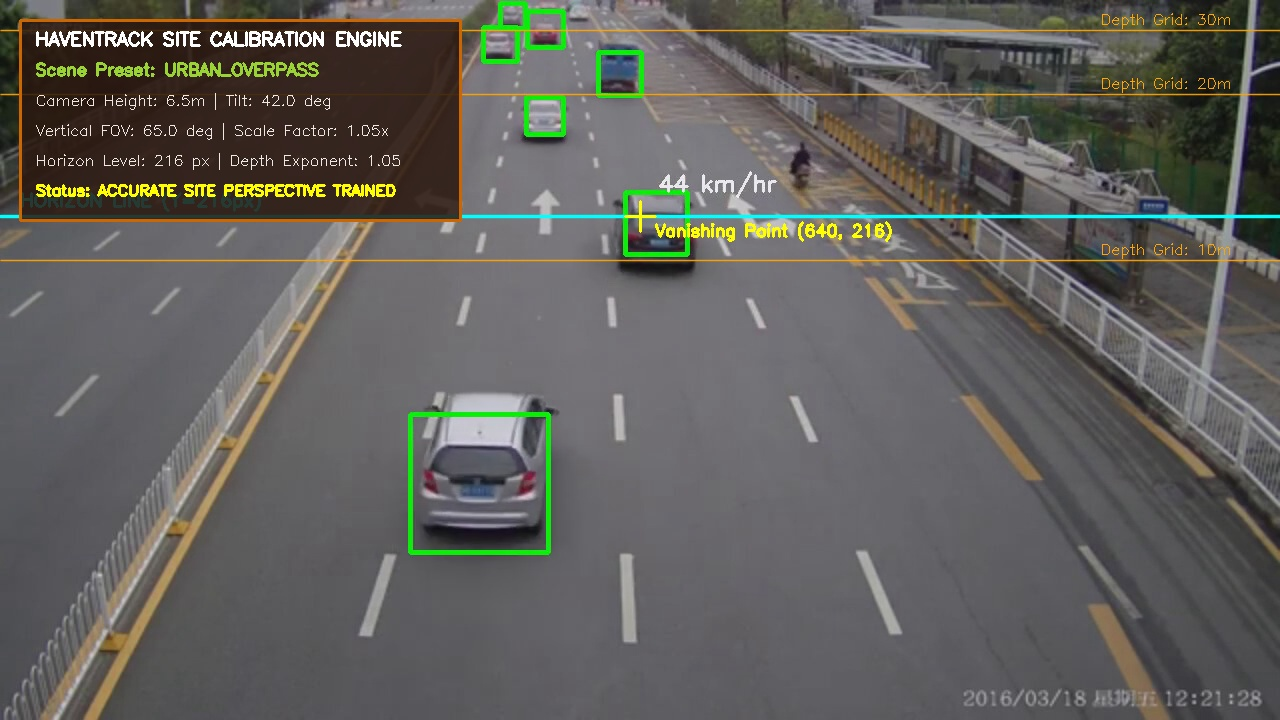
#> input picture storage/site_calibration_diagnostic.jpg, 1280 x 720 px
$ python -i speed_calculator.py   (imports and definitions only)
#> lines starting #> are read from the running program, lines starting #| are printed output that depends on the picture
#> further down, picture is the input picture: shape (720, 1280, 3); mean B, G, R 91.5, 95.7, 96.8
# backend/app/ai_pipeline/speed_calculator.py

import math
from typing import List, Dict, Any, Optional

import cv2
import numpy as np

# Standard ISO real-world physical vehicle dimensions (meters)
VEHICLE_DIMENSIONS = {
    "car": {"width": 1.85, "length": 4.50},
    "motorcycle": {"width": 0.85, "length": 2.10},
    "truck": {"width": 2.45, "length": 6.50},
}

# Default fallback meters per pixel scale
DEFAULT_METERS_PER_PIXEL = 0.045

DEFAULT_CAMERA_CALIBRATION = {
    "camera_height_m": 3.5,
    "camera_tilt_deg": 30.0,
    "fov_deg": 55.0,
    "scale_correction": 1.0,
    "preset": "auto",
}


def detect_vanishing_point_and_horizon(frame: any) -> float:
    """
    Method 1: Automatic Road Vanishing Point (VP) & Horizon Line Detection.
    Analyzes road edge lines using OpenCV Canny + Probabilistic Hough Lines (HoughLinesP),
    filters out non-road horizontal noise, and computes weighted lane intersection horizon.
    """
    if frame is None or not isinstance(frame, np.ndarray):
        return 162.0  # Default 0.30 * 540 fallback

    height, width = frame.shape[:2]
#> height = 720; width = 1280
    if height <= 0 or width <= 0:
        return 162.0

    try:
        # 1. Convert to grayscale and blur
        gray = cv2.cvtColor(frame, cv2.COLOR_BGR2GRAY) if len(frame.shape) == 3 else frame
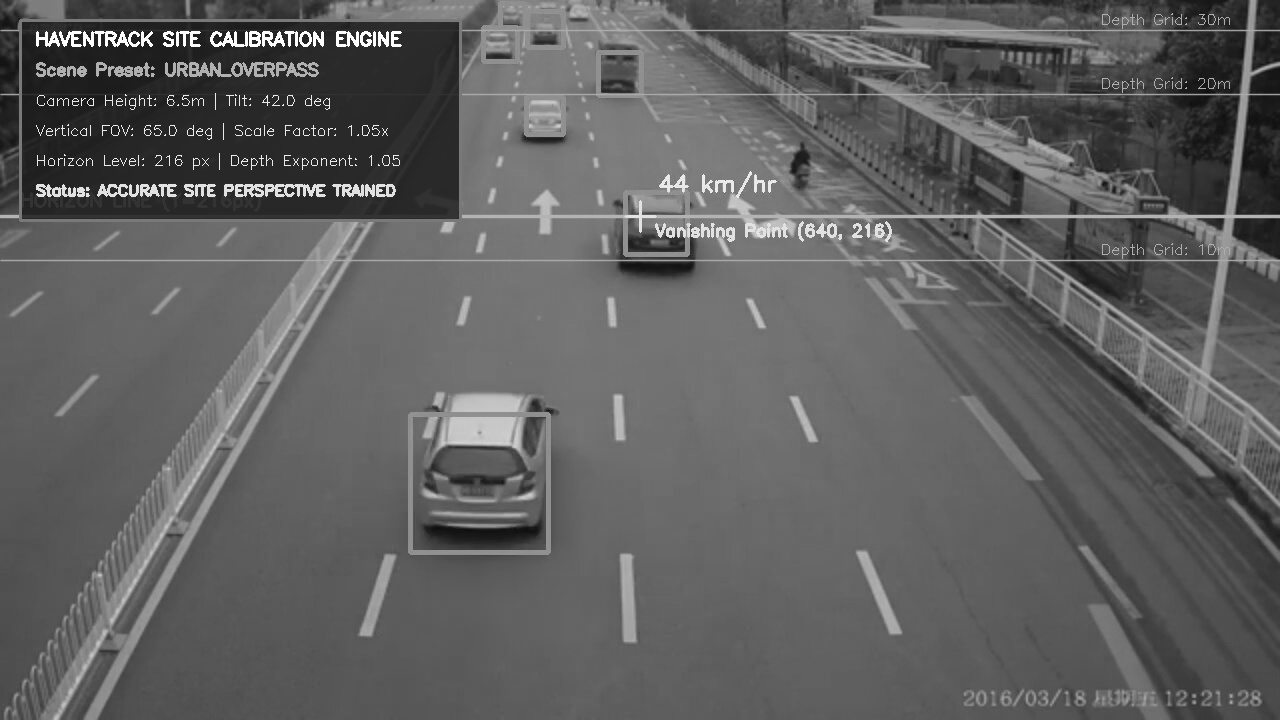
#> gray: shape (720, 1280); min 13, max 255, mean 95.5
        blurred = cv2.GaussianBlur(gray, (5, 5), 0)

        # 2. Canny Edge Detection
        edges = cv2.Canny(blurred, 40, 140)
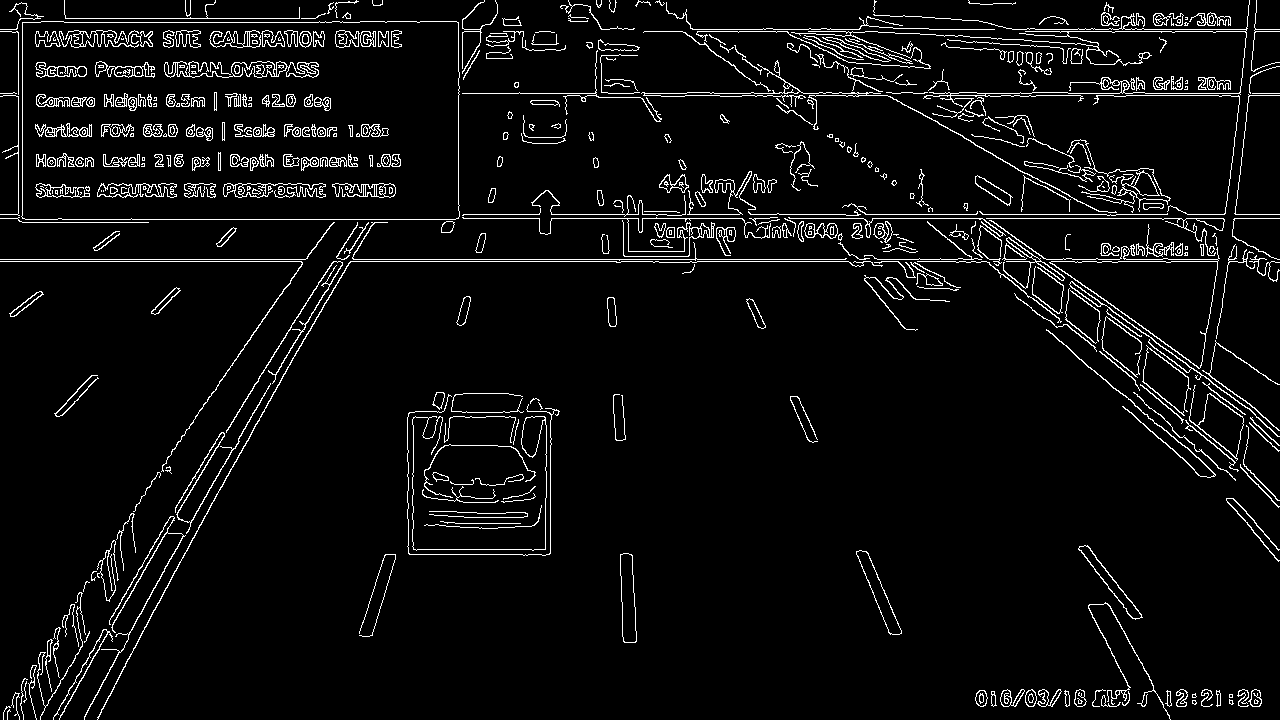
#> edges: shape (720, 1280); 5.2% white in thin lines or dots

        # 3. Probabilistic Hough Line Transform
        lines = cv2.HoughLinesP(
            edges,
            rho=1,
            theta=np.pi / 180,
            threshold=45,
            minLineLength=40,
            maxLineGap=12
        )
#> lines = 489 rows, first 6: [341, 259, 845, 259], [0, 261, 301, 261], [710, 93, 958, 93], [1025, 31, 1279, 31], [784, 218, 1279, 218], [682, 214, 1167, 214]

        if lines is None:
            return float(height * 0.30)

        left_lines = []
        right_lines = []

        for line in lines:
            for x1, y1, x2, y2 in line:
                if x2 == x1:
                    continue
                slope = (y2 - y1) / (x2 - x1)
                length = math.sqrt((x2 - x1)**2 + (y2 - y1)**2)

                # Filter road markings by slope angle (|slope| >= 0.35 to exclude horizontal gantries)
                if 0.35 <= slope <= 3.5:
                    right_lines.append((x1, y1, x2, y2, slope, length))
                elif -3.5 <= slope <= -0.35:
                    left_lines.append((x1, y1, x2, y2, slope, length))
#> this loop made 489 passes
#> after the loop, left_lines = 46 items; right_lines = 100 items

        if not left_lines or not right_lines:
            return float(height * 0.30)

        # Sort lines by length (longest dominant road lanes first)
        left_lines.sort(key=lambda item: item[5], reverse=True)
        right_lines.sort(key=lambda item: item[5], reverse=True)

        # 4. Compute weighted intersections between left and right road lines
        intersections_y = []
        weights = []

        for lx1, ly1, lx2, ly2, m1, l_len in left_lines[:12]:
            b1 = ly1 - m1 * lx1
            for rx1, ry1, rx2, ry2, m2, r_len in right_lines[:12]:
                if abs(m1 - m2) < 1e-4:
                    continue
                b2 = ry1 - m2 * rx1
                # Intersection point
                x_int = (b2 - b1) / (m1 - m2)
                y_int = m1 * x_int + b1

                # Keep intersections within plausible upper 10% to 50% frame region
                if 0.08 * height <= y_int <= 0.50 * height:
                    w = l_len * r_len
                    intersections_y.append(y_int)
                    weights.append(w)
#> this loop made 12 passes
#> (lx1, ly1, lx2, ly2, m1, l_len, b1) on passes 1 to 12: (150, 616, 306, 334, -1.81, 322.3, 887.2), (135, 584, 292, 323, -1.66, 304.6, 808.4), (53, 718, 185, 490, -1.73, 263.5, 809.5), (3, 714, 135, 510, -1.55, 243, 718.6), (128, 636, 243, 429, -1.8, 236.8, 866.4), (112, 541, 244, 345, -1.48, 236.3, 707.3), (252, 413, 362, 230, -1.66, 213.5, 832.2), (222, 486, 324, 303, -1.79, 209.5, 884.3), (105, 629, 209, 450, -1.72, 207, 809.7), (128, 634, 209, 488, -1.8, 167, 864.7), (47, 641, 129, 519, -1.49, 147, 710.9), (277, 348, 357, 225, -1.54, 146.7, 773.9)
#> after the loop, intersections_y = []; weights = []

        if not intersections_y:
            return float(height * 0.30)

        # Weighted median vanishing point horizon
        sorted_pairs = sorted(zip(intersections_y, weights), key=lambda item: item[0])
        total_w = sum(weights)
        cum_w = 0.0
        vp_y = float(height * 0.30)

        for y_val, w_val in sorted_pairs:
            cum_w += w_val
            if cum_w >= total_w / 2.0:
                vp_y = float(y_val)
                break

        return max(0.10 * height, min(0.50 * height, vp_y))
    except Exception:
        return float(height * 0.30)


# [239 lines left out: functions project_image_to_ground, _compute_bottom_contact, auto_detect_camera_scene, calculate_track_speed, not called in this run]

>>> import cv2
>>> picture = cv2.imread('../../../storage/site_calibration_diagnostic.jpg')
>>> result = detect_vanishing_point_and_horizon(picture)
#> result = 216
